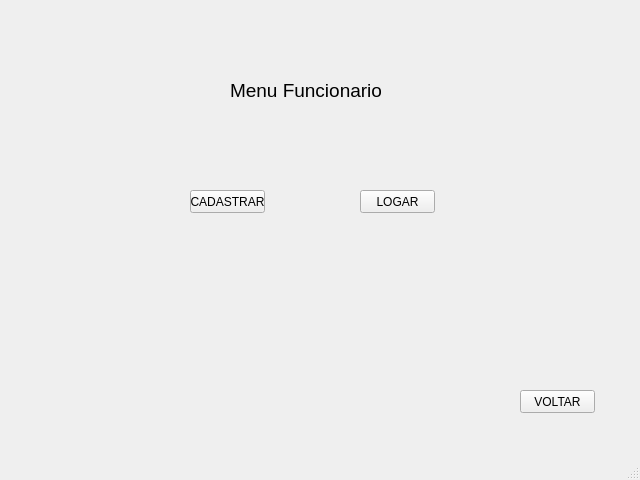
<?xml version="1.0" encoding="UTF-8"?>
<ui version="4.0">
 <class>MainWindow</class>
 <widget class="QMainWindow" name="MainWindow">
  <property name="geometry">
   <rect>
    <x>0</x>
    <y>0</y>
    <width>640</width>
    <height>480</height>
   </rect>
  </property>
  <property name="windowTitle">
   <string>MainWindow</string>
  </property>
  <widget class="QWidget" name="centralwidget">
   <widget class="QPushButton" name="pushButton_3">
    <property name="geometry">
     <rect>
      <x>520</x>
      <y>390</y>
      <width>75</width>
      <height>23</height>
     </rect>
    </property>
    <property name="text">
     <string>VOLTAR</string>
    </property>
   </widget>
   <widget class="QLabel" name="label">
    <property name="geometry">
     <rect>
      <x>230</x>
      <y>80</y>
      <width>151</width>
      <height>20</height>
     </rect>
    </property>
    <property name="font">
     <font>
      <pointsize>14</pointsize>
     </font>
    </property>
    <property name="text">
     <string>Menu Funcionario</string>
    </property>
   </widget>
   <widget class="QPushButton" name="pushButton">
    <property name="geometry">
     <rect>
      <x>190</x>
      <y>190</y>
      <width>75</width>
      <height>23</height>
     </rect>
    </property>
    <property name="text">
     <string>CADASTRAR</string>
    </property>
   </widget>
   <widget class="QPushButton" name="pushButton_2">
    <property name="geometry">
     <rect>
      <x>360</x>
      <y>190</y>
      <width>75</width>
      <height>23</height>
     </rect>
    </property>
    <property name="text">
     <string>LOGAR</string>
    </property>
   </widget>
  </widget>
  <widget class="QMenuBar" name="menubar">
   <property name="geometry">
    <rect>
     <x>0</x>
     <y>0</y>
     <width>640</width>
     <height>21</height>
    </rect>
   </property>
  </widget>
  <widget class="QStatusBar" name="statusbar"/>
 </widget>
 <resources/>
 <connections/>
</ui>
